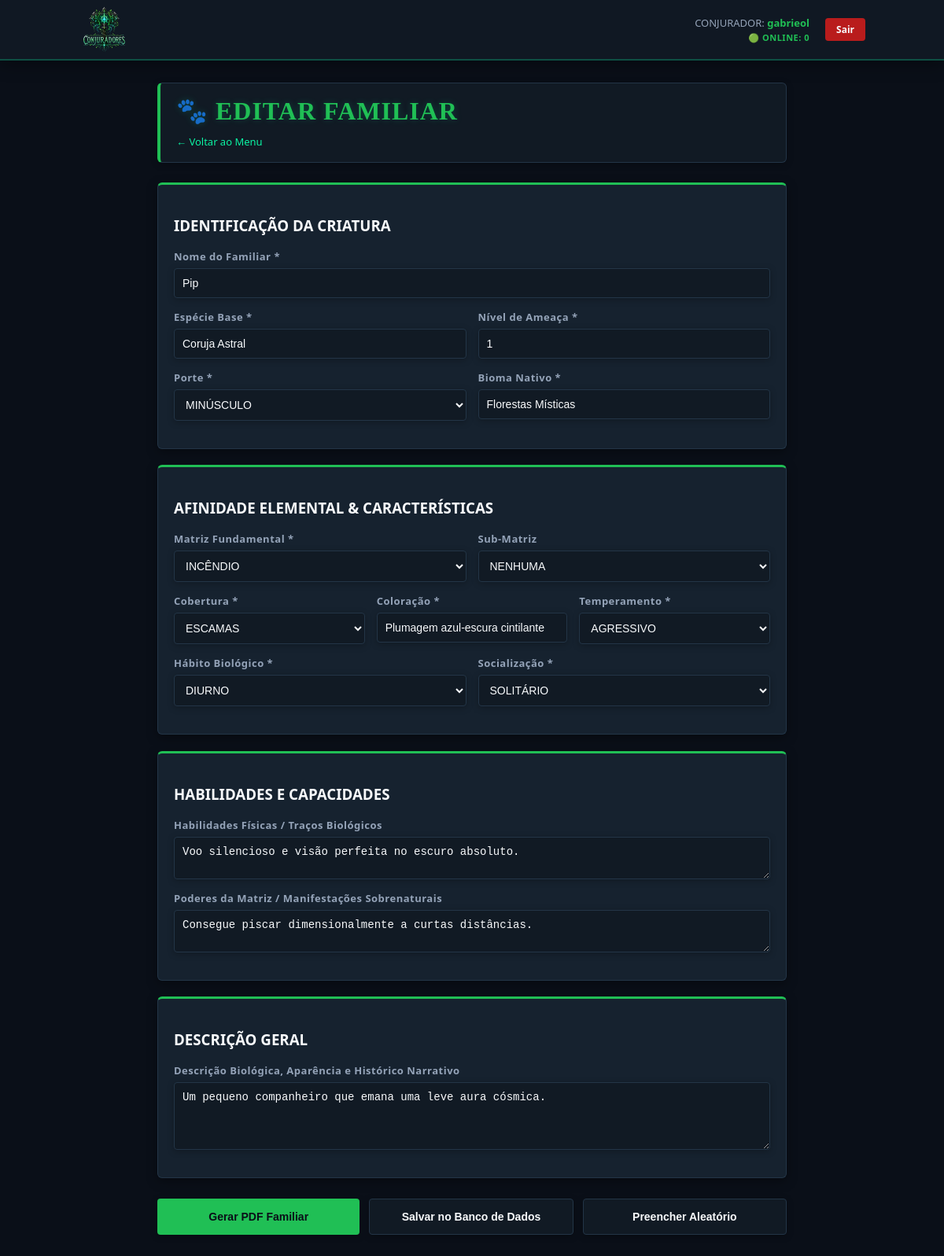
The page /edit/familiar/12 (signed in) on the database its author committed.
### tables this page shows
CREATE TABLE usuarios (
                id INTEGER PRIMARY KEY AUTOINCREMENT,
                username TEXT UNIQUE NOT NULL,
                password TEXT NOT NULL
            , last_active TIMESTAMP);

CREATE TABLE familiares (
                id INTEGER PRIMARY KEY AUTOINCREMENT,
                usuario_id INTEGER NOT NULL DEFAULT 1,
                nome TEXT NOT NULL, especie TEXT, ameaca INTEGER, porte TEXT, bioma TEXT,
                matriz TEXT, sub_matriz TEXT, cobertura TEXT, coloracao TEXT,
                temperamento TEXT, habito TEXT, socializacao TEXT,
                hab_fisicas TEXT, hab_matriz TEXT, descricao TEXT
            );

### controllers/sheet_controller.py (the view)
@sheet_bp.route('/edit/<sheet_type>/<int:entity_id>')
@login_required
def edit_entity(sheet_type, entity_id):
    if sheet_type not in ['conjurador', 'conjuracao', 'familiar', 'reliquia']:
        return "Not Found", 404
    entity = CharacterModel.get_entity_by_id(sheet_type, entity_id)
    if not entity:
        return f"{sheet_type.capitalize()} não encontrado(a)", 404
    if 'usuario_id' in entity.keys() and entity['usuario_id'] != current_user.id:
        abort(403)
    return render_template(f'{sheet_type}.html', constants=constants, sheet_type=sheet_type, entity=entity)

### app.py (called while the page is built)
@app.before_request
def update_user_activity():
    if current_user.is_authenticated:
        conn = sqlite3.connect('database.db')
        cursor = conn.cursor()
        cursor.execute("UPDATE usuarios SET last_active = ? WHERE id = ?",
                       (datetime.now(), current_user.id))
        conn.commit()
        conn.close()

@app.after_request
def add_header(response):
    response.headers["Cache-Control"] = "no-cache, no-store, must-revalidate"
    response.headers["Pragma"] = "no-cache"
    response.headers["Expires"] = "0"
    return response

@login_manager.user_loader
def load_user(user_id):
    return Usuario.get_by_id(int(user_id))

### models/character.py (called while the page is built)
    @staticmethod
    def get_entity_by_id(sheet_type, entity_id):
        tabelas = {"conjuracao": "conjuracoes", "conjurador": "conjuradores", "familiar": "familiares", "reliquia": "reliquias"}
        conn = sqlite3.connect(DB_PATH)
        conn.row_factory = sqlite3.Row
        cursor = conn.cursor()
        cursor.execute(f"SELECT * FROM {tabelas[sheet_type]} WHERE id = ?", (entity_id,))
        row = cursor.fetchone()
        conn.close()
        return row

### models/user.py (called while the page is built)
    @staticmethod
    def get_by_id(user_id):
        conn = sqlite3.connect('database.db')
        cursor = conn.cursor()
        cursor.execute("SELECT id, username, password FROM usuarios WHERE id = ?", (user_id,))
        row = cursor.fetchone()
        conn.close()
        return Usuario(row[0], row[1], row[2]) if row else None

### templates/familiar.html (shortened to what this page needs)
{% extends 'base.html' %}
{% block content %}
<div class="header fade-in">
    <h1>🐾 {% if entity %}EDITAR FAMILIAR{% else %}NOVO FAMILIAR{% endif %}</h1>
    <a href="/" class="link-voltar">← Voltar ao Menu</a>
</div>
<form id="sheetForm" action="{% if entity %}/save_and_process/{{ sheet_type }}/{{ entity.id }}{% else %}/save_and_process/{{ sheet_type }}{% endif %}" method="POST">
    <div class="card fade-in">
        <h3>IDENTIFICAÇÃO DA CRIATURA</h3>
        <div class="form-group">
            <label>Nome do Familiar *</label>
            <input type="text" name="NOME" id="NOME" value="{{ entity.nome if entity else '' }}" required>
        </div>
        <div class="grid-2">
            <div class="form-group">
                <label>Espécie Base *</label>
                <input type="text" name="ESPECIE" id="ESPECIE" placeholder="Ex: Lobo, Corvo, Serpente" value="{{ entity.especie if entity else (entity.ESPECIE if entity else '') }}" required>
            </div>
            <div class="form-group">
                <label>Nível de Ameaça *</label>
                <input type="number" name="AMEACA" id="AMEACA" value="{{ entity.ameaca if entity else '1' }}" min="1" max="10" required>
            </div>
        </div>
        <div class="grid-2">
            <div class="form-group">
                <label>Porte *</label>
                <select name="PORTE" id="PORTE" required>
                    {% for p in constants.PORTES %}
                    <option value="{{ p }}" {% if entity and entity.porte == p %}selected{% endif %}>{{ p }}</option>
                    {% endfor %}
                </select>
            </div>
            <div class="form-group">
                <label>Bioma Nativo *</label>
                <input type="text" name="BIOMA" id="BIOMA" placeholder="Ex: Floresta, Cavernas" value="{{ entity.bioma if entity else '' }}" required>
            </div>
        </div>
    </div>
    <div class="card fade-alt">
        <h3>AFINIDADE ELEMENTAL & CARACTERÍSTICAS</h3>
        <div class="grid-2">
            <div class="form-group">
                <label>Matriz Fundamental *</label>
                <select name="MATRIZ" id="MATRIZ" required>
                    {% for m in constants.MATRIZES %}
                    <option value="{{ m }}" {% if entity and entity.matriz == m %}selected{% endif %}>{{ m }}</option>
                    {% endfor %}
                </select>
            </div>
            <div class="form-group">
                <label>Sub-Matriz</label>
                <select name="SUB_MATRIZ" id="SUB_MATRIZ">
                    <option value="">NENHUMA</option>
                </select>
            </div>
        </div>
        <div class="grid-3">
            <div class="form-group">
                <label>Cobertura *</label>
                <select name="COBERTURA" id="COBERTURA" required>
                    {% for c in constants.COBERTURAS %}
                    <option value="{{ c }}" {% if entity and entity.cobertura == c %}selected{% endif %}>{{ c }}</option>
                    {% endfor %}
                </select>
            </div>
            <div class="form-group">
                <label>Coloração *</label>
                <input type="text" name="COLORACAO" id="COLORACAO" value="{{ entity.coloracao if entity else '' }}" required>
            </div>
            <div class="form-group">
                <label>Temperamento *</label>
                <select name="TEMPERAMENTO" id="TEMPERAMENTO" required>
                    {% for t in constants.TEMPERAMENTOS %}
                    <option value="{{ t }}" {% if entity and entity.temperamento == t %}selected{% endif %}>{{ t }}</option>
                    {% endfor %}
                </select>
            </div>
        </div>
        <div class="grid-2">
            <div class="form-group">
                <label>Hábito Biológico *</label>
                <select name="HABITO" id="HABITO" required>
                    {% for h in constants.HABITOS %}
                    <option value="{{ h }}" {% if entity and entity.habito == h %}selected{% endif %}>{{ h }}</option>
                    {% endfor %}
                </select>
            </div>
            <div class="form-group">
                <label>Socialização *</label>
                <select name="SOCIALIZACAO" id="SOCIALIZACAO" required>
                    {% for soc in constants.SOCIALIZACOES %}
                    <option value="{{ soc }}" {% if entity and entity.socializacao == soc %}selected{% endif %}>{{ soc }}</option>
                    {% endfor %}
                </select>
            </div>
        </div>
    </div>
    <div class="card fade-in">
        <h3>HABILIDADES E CAPACIDADES</h3>
        <div class="form-group">
            <label>Habilidades Físicas / Traços Biológicos</label>
            <textarea name="HAB_FISICAS" id="HAB_FISICAS" rows="2" placeholder="Garras afiadas, camuflagem, voo...">{{ entity.hab_fisicas if entity else '' }}</textarea>
        </div>
        <div class="form-group">
            <label>Poderes da Matriz / Manifestações Sobrenaturais</label>
            <textarea name="HAB_MATRIZ" id="HAB_MATRIZ" rows="2" placeholder="Explosões elementais, emanação de calor, telepatia elemental...">{{ entity.hab_matriz if entity else '' }}</textarea>
        </div>
    </div>
    <div class="card fade-alt">
        <h3>DESCRIÇÃO GERAL</h3>
        <div class="form-group">
            <label>Descrição Biológica, Aparência e Histórico Narrativo</label>
            <textarea name="DESCRICAO" id="DESCRICAO" rows="4" placeholder="Escreva aqui sobre o comportamento habitual, detalhes visuais marcantes e como este familiar interage com o ambiente e seu mestre...">{{ entity.descricao if entity else '' }}</textarea>
        </div>
    </div>
    <div class="form-actions-group">
        <button type="button" class="btn" onclick="submeterFormulario('pdf')">Gerar PDF Familiar</button>
        <button type="button" class="btn btn-secondary" onclick="submeterFormulario('database')">Salvar no Banco de Dados</button>
        <button type="button" class="btn btn-secondary" onclick="activateTestMode()">Preencher Aleatório</button>
    </div>
</form>
{% endblock %}

### templates/base.html (shortened to what this page needs)
<!DOCTYPE html>
<html lang="pt-br">
    <head>
        <link rel="stylesheet" href="{{ url_for('static', filename='css/style.css') }}">
    </head>
    <body>
        <nav class="main-navbar">
            <div class="nav-container">
                <a href="/" class="nav-logo-link">
                    <img src="{{ url_for('static', filename='logo_conjuradores.png') }}" alt="Logo Conjuradores" class="nav-logo">
                </a>
                <div class="nav-right-side">
                    <div class="nav-status-info">
                        {% if current_user.is_authenticated %}
                            <p class="nav-user-label">CONJURADOR: <strong>{{ current_user.username }}</strong></p>
                        {% else %}
                            <p class="nav-user-label visitor">Modo Visitante</p>
                        {% endif %}
                        <span class="nav-online-count">🟢 ONLINE: <span id="user-count">0</span></span>
                    </div>
                    <div class="nav-auth-actions">
                        {% if current_user.is_authenticated %}
                            <a href="{{ url_for('auth.logout') }}" class="btn-nav btn-nav-danger">Sair</a>
                        {% else %}
                            <a href="{{ url_for('auth.login') }}" class="btn-nav btn-nav-primary">Entrar</a>
                            <a href="{{ url_for('auth.register') }}" class="btn-nav btn-nav-secondary">Registrar</a>
                        {% endif %}
                    </div>
                </div>
            </div>
        </nav>
        <div class="container fade-in">
            {% block content %}{% endblock %}
        </div>
    </body>
</html>

### static/css/style.css (style rules this page uses)
:root { --bg: #0a0f18; --panel: #111a24; --card: #16222f; --border: #233547; --accent: #20bf55; --accent2: #0bf4a3; --text: #f8fafc; --muted: #94a3b8; --shadow-sm: 0 2px 8px rgba(0, 0, 0, 0.25); --shadow-md: 0 4px 14px rgba(0, 0, 0, 0.35); --shadow-glow: 0 0 10px rgba(11, 244, 163, 0.15); }
body { background: var(--bg); color: var(--text); font-family: 'Segoe UI', sans-serif; margin: 0; padding: 0; }
.main-navbar { position: fixed; top: 0; left: 0; width: 100%; height: 75px; background-color: rgba(17, 26, 36, 0.95); backdrop-filter: blur(10px); border-bottom: 2px solid rgba(11, 244, 163, 0.25); box-shadow: 0 4px 20px rgba(0, 0, 0, 0.4); z-index: 9999; }
.nav-container { max-width: 1000px; margin: 0 auto; height: 100%; display: flex; align-items: center; justify-content: space-between; padding: 0 20px; }
.nav-logo-link { display: flex; align-items: center; height: 100%; }
.nav-logo { height: 65px; width: auto; transition: transform 0.3s ease; }
.nav-right-side { display: flex; align-items: center; gap: 20px; }
.nav-status-info { display: flex; flex-direction: column; align-items: flex-end; text-align: right; }
.nav-user-label { margin: 0; font-size: 13px; color: var(--muted); }
.nav-user-label strong { color: var(--accent); }
.nav-online-count { font-size: 11px; color: var(--accent); font-weight: bold; margin-top: 2px; letter-spacing: 0.5px; }
.nav-auth-actions { display: flex; gap: 8px; }
.btn-nav { padding: 6px 14px; font-size: 12px; font-weight: bold; border-radius: 4px; text-decoration: none; cursor: pointer; transition: all 0.2s; }
.btn-nav-danger { background: #b91c1c; color: #f8fafc; border: none; }
.container { max-width: 800px; margin: 105px auto 40px auto; padding: 0 20px; }
.header { background: var(--panel); border: 1px solid var(--border); border-left: 4px solid var(--accent); border-radius: 6px; padding: 16px 20px; margin-bottom: 25px; box-shadow: var(--shadow-sm); }
.header h1 { color: var(--accent); font-family: 'Georgia', serif; margin: 0 0 8px 0; letter-spacing: 1px; text-shadow: 0 0 10px rgba(11, 244, 163, 0.2); }
.card { background: var(--card); border: 1px solid var(--border); border-top: 3px solid var(--accent); padding: 20px; margin-bottom: 20px; border-radius: 6px; box-shadow: var(--shadow-md); }
.form-group { margin-bottom: 15px; display: flex; flex-direction: column; }
label { font-weight: bold; margin-bottom: 6px; color: var(--muted); font-size: 13px; letter-spacing: 0.5px; }
input, select, textarea { background: var(--panel); color: var(--text); border: 1px solid var(--border); padding: 10px; border-radius: 4px; font-size: 14px; box-sizing: border-box; box-shadow: var(--shadow-sm); transition: border-color 0.2s, box-shadow 0.2s; }
input[type="text"], input[type="number"], select, textarea { width: 100%; }
.btn { background: var(--accent); color: var(--bg); font-weight: bold; border: none; padding: 12px 24px; cursor: pointer; border-radius: 4px; font-size: 14px; box-shadow: var(--shadow-sm); transition: all 0.2s; }
.btn-secondary { background: var(--panel); color: var(--muted); border: 1px solid var(--border); margin-right: 10px; box-shadow: var(--shadow-sm); }
.grid-3 { display: grid; grid-template-columns: repeat(3, 1fr); gap: 15px; }
.grid-2 { display: grid; grid-template-columns: repeat(2, 1fr); gap: 15px; }
.form-actions-group { display: flex; gap: 12px; margin-top: 25px; width: 100%; }
.form-actions-group .btn { flex: 1; padding: 14px 16px; font-size: 14px; text-align: center; white-space: nowrap; }
.form-actions-group .btn-secondary { background: var(--panel); color: var(--text); border: 1px solid var(--border); margin: 0; }
.link-voltar { color: var(--accent2); text-decoration: none; font-size: 13px; }
.fade-in { opacity: 0; animation: fadeIn 0.6s ease forwards; }
.fade-alt { opacity: 0; animation: fadeAlt 0.6s ease forwards; }
.fade-in:nth-child(1), .fade-alt:nth-child(1) { animation-delay: 0.05s; }
.fade-in:nth-child(2), .fade-alt:nth-child(2) { animation-delay: 0.1s; }
.fade-in:nth-child(3), .fade-alt:nth-child(3) { animation-delay: 0.15s; }
.fade-in:nth-child(4), .fade-alt:nth-child(4) { animation-delay: 0.2s; }
.fade-in:nth-child(5), .fade-alt:nth-child(5) { animation-delay: 0.25s; }

### rows shown on the page
usuarios: username "gabrieol"
familiares: NOME "Pip", ESPECIE "Coruja Astral", AMEACA "1", PORTE "MINÚSCULO", BIOMA "Florestas Místicas", MATRIZ "INCÊNDIO", COBERTURA "ESCAMAS", COLORACAO "Plumagem azul-escura cintilante", TEMPERAMENTO "AGRESSIVO", HABITO "DIURNO", SOCIALIZACAO "SOLITÁRIO", HAB_FISICAS "Voo silencioso e visão perfeita no escuro absoluto.", HAB_MATRIZ "Consegue piscar dimensionalmente a curtas distâncias.", DESCRICAO "Um pequeno companheiro que emana uma leve aura cósmica."
